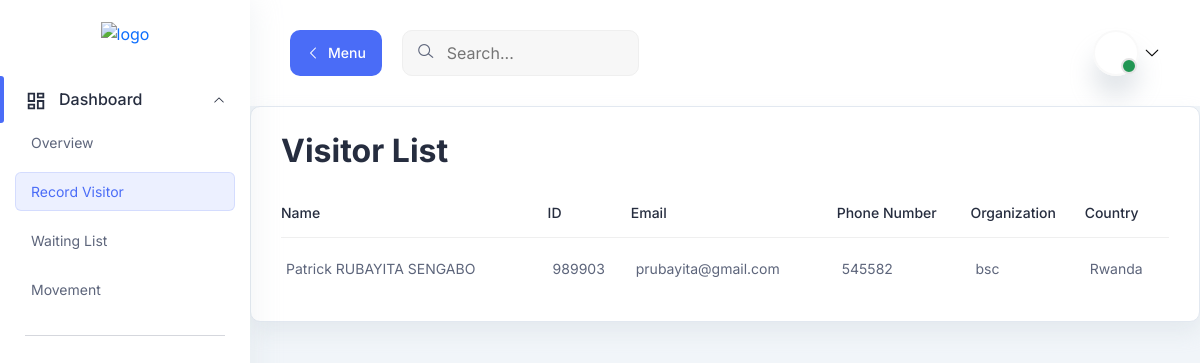
Page /visitor-list/ on the earlier database version.
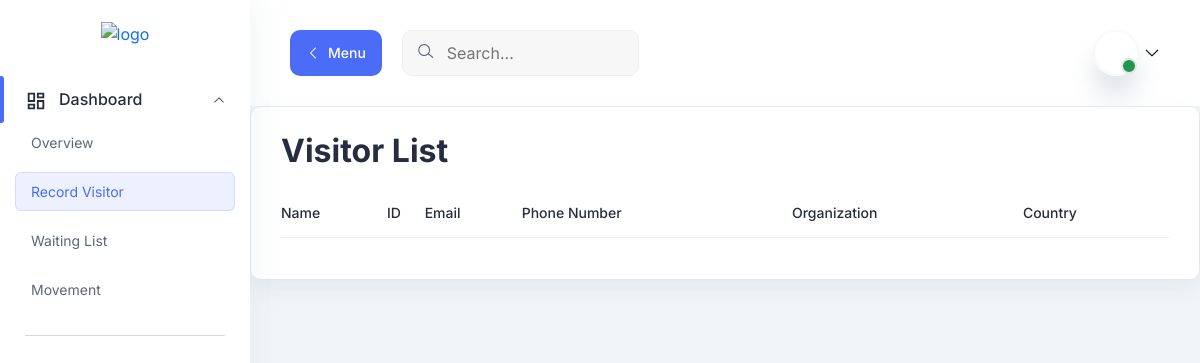
Same page on the later database version.
### records/models.py (models this page shows, shortened)
class WaitingList(models.Model):
    id_passport_nbr = models.CharField(max_length=100, primary_key=True)
    first_name = models.CharField(max_length=100)
    surname = models.CharField(max_length=100)
    organization = models.CharField(max_length=100)
    position = models.CharField(max_length=100)
    country_of_origin = models.CharField(max_length=100)
    email = models.EmailField()
    address = models.CharField(max_length=200)
    mobile_phone = models.CharField(max_length=20)

### records/views.py (the view)
# urls.py: path('visitor-list/', views.visitor_list, name='visitors'),
def visitor_list(request):
    waitinglist=WaitingList.objects.all().values()
    cards=Card.objects.all().values()
    template = loader.get_template('records/visitor_list.html')
    context = {'waitinglist': waitinglist, 'cards': cards }
    return HttpResponse(template.render(context, request))

### records/templates/records/visitor_list.html (shortened to what this page needs)
{% extends "base.html" %}
{% load static %}
{% block content %}
<main class="main-wrapper">
<header class="header">
    <div class="container-fluid">
      <div class="row">
        <div class="col-lg-5 col-md-5 col-6">
          <div class="header-left d-flex align-items-center">
            <div class="menu-toggle-btn mr-20">
              <button
                id="menu-toggle"
                class="main-btn primary-btn btn-hover"
              >
                <i class="lni lni-chevron-left me-2"></i> Menu
              </button>
            </div>
            <div class="header-search d-none d-md-flex">
              <form action="#">
                <input type="text" placeholder="Search..." />
                <button><i class="lni lni-search-alt"></i></button>
              </form>
            </div>
          </div>
        </div>
        <div class="col-lg-7 col-md-7 col-6">
          <div class="header-right">
            <div class="profile-box ml-15">
              <button
                class="dropdown-toggle bg-transparent border-0"
                type="button"
                id="profile"
                data-bs-toggle="dropdown"
                aria-expanded="false"
              >
                <div class="profile-info">
                  <div class="info">
                    <div class="image">
                      <span class="status"></span>
                    </div>
                  </div>
                </div>
                <i class="lni lni-chevron-down"></i>
              </button>
            </div>
          </div>
        </div>
      </div>
    </div>
  </header>
<section class="table-components">
        <div class="tables-wrapper">
        <div class="row">
            <div class="col-lg-12">
            <div class="card-style mb-30">
                <h1 class="mb-10">Visitor List</h1>
                <div class="table-wrapper table-responsive">
                <table class="table">
                    <thead>
                    <tr>
                        <th><h6>Name</h6></th>
                        <th><h6>ID</h6></th>
                        <th><h6>Email</h6></th>
                        <th><h6>Phone Number</h6></th>
                        <th><h6>Organization</h6></th>
                        <th><h6>Country</h6></th>
                    </tr>
                    </thead>
                    <tbody>
                    {% for visitor in waitinglist %}
                    <tr>
                        <td class="min-width">
                          <p><a href="#" class="open-form-popup" data-visitor-id="{{ visitor.id_passport_nbr }}">{{ visitor.first_name }} {{ visitor.surname }}</a></p>                        </td>
                        <td class="min-width">
                            <p>{{ visitor.id_passport_nbr }}</p>
                        </td>
                        <td class="min-width">
                        <p>{{ visitor.email }}</p>
                        </td>
                        <td class="min-width">
                        <p>{{ visitor.mobile_phone }}</p>
                        </td>
                        <td class="min-width">
                            <p>{{ visitor.organization }}</p>
                        </td>
                        <td class="min-width">
                          <p>{{ visitor.country_of_origin }}</p>
                      </td>
                    </tr>
                    {% endfor %}
                    </tbody>
                </table>
                </div>
            </div>
            </div>
    </div>
    </div>
</section>
</main>
{% endblock content %}

Differences in the rows shown:
removed WaitingList: first_name "Patrick", surname "RUBAYITA SENGABO", id_passport_nbr "989903", email "prubayita@gmail.com", mobile_phone "545582", organization "bsc", country_of_origin "Rwanda"
